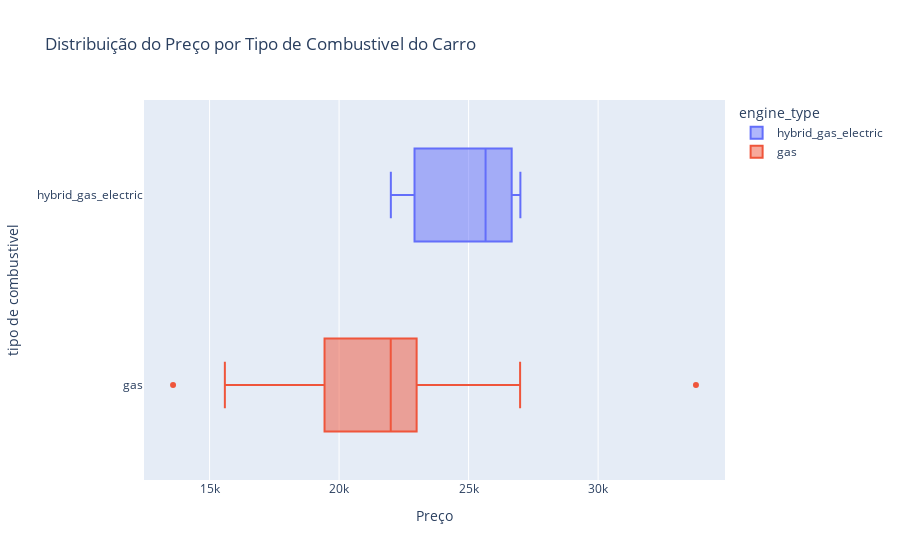

Source (notebook cell):
### Markdown cell above
* **Análise Interativa de Preço por Tipo de Combustível do Carro**

### Code cell
fig = px.box(dados, x='price', y='engine_type', color='engine_type', title='Distribuição do Preço por Tipo de Combustivel do Carro')
fig.update_layout(xaxis_title='Preço', yaxis_title='tipo de combustivel')
fig.show()

### Figure 1 — Plotly figure (JSON) as saved in the notebook; plotly's stock layout.template omitted (floating-point values rounded to 4 significant figures)
{"data": [{"alignmentgroup": "True", "hovertemplate": "engine_type=%{y}<br>price=%{x}<extra></extra>", "legendgroup": "hybrid_gas_electric", "marker": {"color": "#636efa"}, "name": "hybrid_gas_electric", "notched": false, "offsetgroup": "hybrid_gas_electric", "orientation": "h", "showlegend": true, "type": "box", "x": [25655, 26999, 21998], "x0": " ", "xaxis": "x", "y": ["hybrid_gas_electric", "hybrid_gas_electric", "hybrid_gas_electric"], "y0": " ", "yaxis": "y"}, {"alignmentgroup": "True", "hovertemplate": "engine_type=%{y}<br>price=%{x}<extra></extra>", "legendgroup": "gas", "marker": {"color": "#EF553B"}, "name": "gas", "notched": false, "offsetgroup": "gas", "orientation": "h", "showlegend": true, "type": "box", "x": [15590, 13590, 20590, 16787, 18277, 33777, 22491, 17500, 19450, 22688, 22988, 26988, 24498, 22360, 26788, 22899, 17880, 22993, 20900, 18949, 19795, 15795, 24498, 26788, 19998, 17993, 21994, 25491, 22995, 22388, 25460, 19877, 19998, 23570, 18999, 25991, 19795, 22991, 22476, 21988, 22988, 22999, 21680, 17488, 22493, 21999, 21591, 19542, 19403], "x0": " ", "xaxis": "x", "y": ["gas", "gas", "gas", "gas", "gas", "gas", "gas", "gas", "gas", "gas", "gas", "gas", "gas", "gas", "gas", "gas", "gas", "gas", "gas", "gas", "gas", "gas", "gas", "gas", "gas", "gas", "gas", "gas", "gas", "gas", "gas", "gas", "gas", "gas", "gas", "gas", "gas", "gas", "gas", "gas", "gas", "gas", "gas", "gas", "gas", "gas", "gas", "gas", "gas"], "y0": " ", "yaxis": "y"}], "layout": {"boxmode": "overlay", "legend": {"title": {"text": "engine_type"}, "tracegroupgap": 0}, "title": {"text": "Distribuição do Preço por Tipo de Combustivel do Carro"}, "xaxis": {"anchor": "y", "domain": [0, 1], "title": {"text": "Preço"}}, "yaxis": {"anchor": "x", "categoryarray": ["gas", "hybrid_gas_electric"], "categoryorder": "array", "domain": [0, 1], "title": {"text": "tipo de combustivel"}}}}
